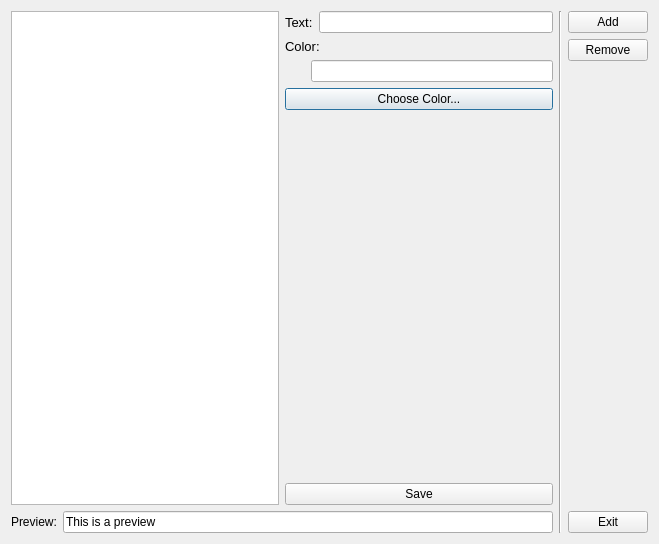
<?xml version="1.0" encoding="UTF-8"?>
<ui version="4.0">
 <class>Highlighting</class>
 <widget class="QDialog" name="Highlighting">
  <property name="geometry">
   <rect>
    <x>0</x>
    <y>0</y>
    <width>659</width>
    <height>544</height>
   </rect>
  </property>
  <property name="windowTitle">
   <string>Dialog</string>
  </property>
  <property name="windowIcon">
   <iconset resource="assets.qrc">
    <normaloff>:/assets/highl.png</normaloff>:/assets/highl.png</iconset>
  </property>
  <layout class="QHBoxLayout" name="horizontalLayout_5">
   <item>
    <layout class="QVBoxLayout" name="verticalLayout_4">
     <item>
      <layout class="QHBoxLayout" name="horizontalLayout_4">
       <item>
        <widget class="QListWidget" name="listWidget">
         <property name="editTriggers">
          <set>QAbstractItemView::NoEditTriggers</set>
         </property>
        </widget>
       </item>
       <item>
        <layout class="QVBoxLayout" name="verticalLayout_3">
         <item>
          <layout class="QHBoxLayout" name="horizontalLayout_3">
           <item>
            <widget class="QLabel" name="label_3">
             <property name="font">
              <font>
               <pointsize>10</pointsize>
              </font>
             </property>
             <property name="text">
              <string>Text:</string>
             </property>
            </widget>
           </item>
           <item>
            <widget class="QLineEdit" name="lineText"/>
           </item>
          </layout>
         </item>
         <item>
          <layout class="QVBoxLayout" name="verticalLayout">
           <item>
            <widget class="QLabel" name="label_4">
             <property name="font">
              <font>
               <pointsize>10</pointsize>
              </font>
             </property>
             <property name="text">
              <string>Color:</string>
             </property>
            </widget>
           </item>
           <item>
            <layout class="QHBoxLayout" name="horizontalLayout_2">
             <item>
              <widget class="QLabel" name="labelColor">
               <property name="minimumSize">
                <size>
                 <width>20</width>
                 <height>20</height>
                </size>
               </property>
               <property name="maximumSize">
                <size>
                 <width>20</width>
                 <height>20</height>
                </size>
               </property>
               <property name="text">
                <string/>
               </property>
              </widget>
             </item>
             <item>
              <widget class="QLineEdit" name="lineColor">
               <property name="readOnly">
                <bool>true</bool>
               </property>
              </widget>
             </item>
            </layout>
           </item>
           <item>
            <widget class="QPushButton" name="btnColor">
             <property name="text">
              <string>Choose Color...</string>
             </property>
            </widget>
           </item>
          </layout>
         </item>
         <item>
          <spacer name="verticalSpacer_2">
           <property name="orientation">
            <enum>Qt::Vertical</enum>
           </property>
           <property name="sizeHint" stdset="0">
            <size>
             <width>20</width>
             <height>40</height>
            </size>
           </property>
          </spacer>
         </item>
         <item>
          <widget class="QPushButton" name="btnSave">
           <property name="enabled">
            <bool>true</bool>
           </property>
           <property name="text">
            <string>Save</string>
           </property>
          </widget>
         </item>
        </layout>
       </item>
      </layout>
     </item>
     <item>
      <layout class="QHBoxLayout" name="horizontalLayout">
       <item>
        <widget class="QLabel" name="label">
         <property name="text">
          <string>Preview:</string>
         </property>
        </widget>
       </item>
       <item>
        <widget class="QLineEdit" name="linePreview">
         <property name="text">
          <string>This is a preview</string>
         </property>
         <property name="readOnly">
          <bool>true</bool>
         </property>
        </widget>
       </item>
      </layout>
     </item>
    </layout>
   </item>
   <item>
    <widget class="Line" name="line">
     <property name="orientation">
      <enum>Qt::Vertical</enum>
     </property>
    </widget>
   </item>
   <item>
    <layout class="QVBoxLayout" name="verticalLayout_2">
     <item>
      <widget class="QPushButton" name="btnAdd">
       <property name="text">
        <string>Add</string>
       </property>
      </widget>
     </item>
     <item>
      <widget class="QPushButton" name="btnRemove">
       <property name="text">
        <string>Remove</string>
       </property>
      </widget>
     </item>
     <item>
      <spacer name="verticalSpacer">
       <property name="orientation">
        <enum>Qt::Vertical</enum>
       </property>
       <property name="sizeHint" stdset="0">
        <size>
         <width>20</width>
         <height>40</height>
        </size>
       </property>
      </spacer>
     </item>
     <item>
      <widget class="QPushButton" name="btnExit">
       <property name="text">
        <string>Exit</string>
       </property>
      </widget>
     </item>
    </layout>
   </item>
  </layout>
 </widget>
 <resources>
  <include location="assets.qrc"/>
 </resources>
 <connections/>
</ui>
